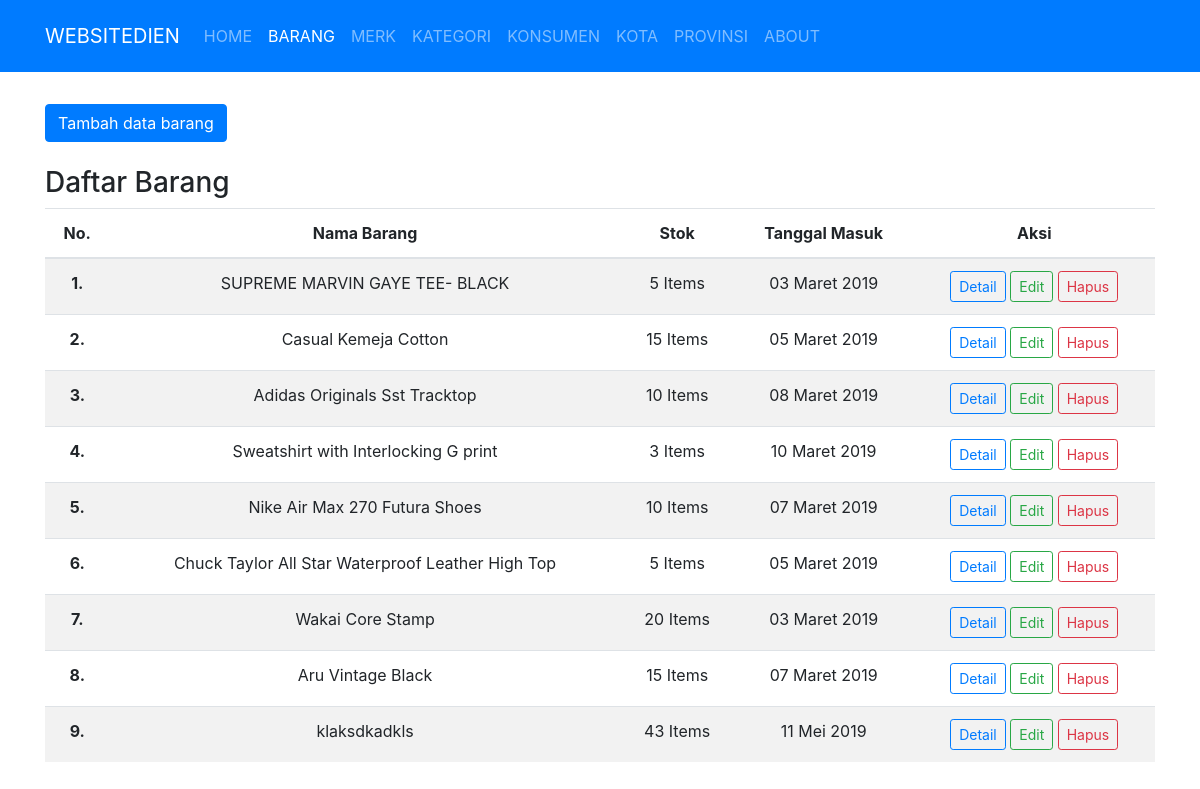
The app's page /public/barang, older data.
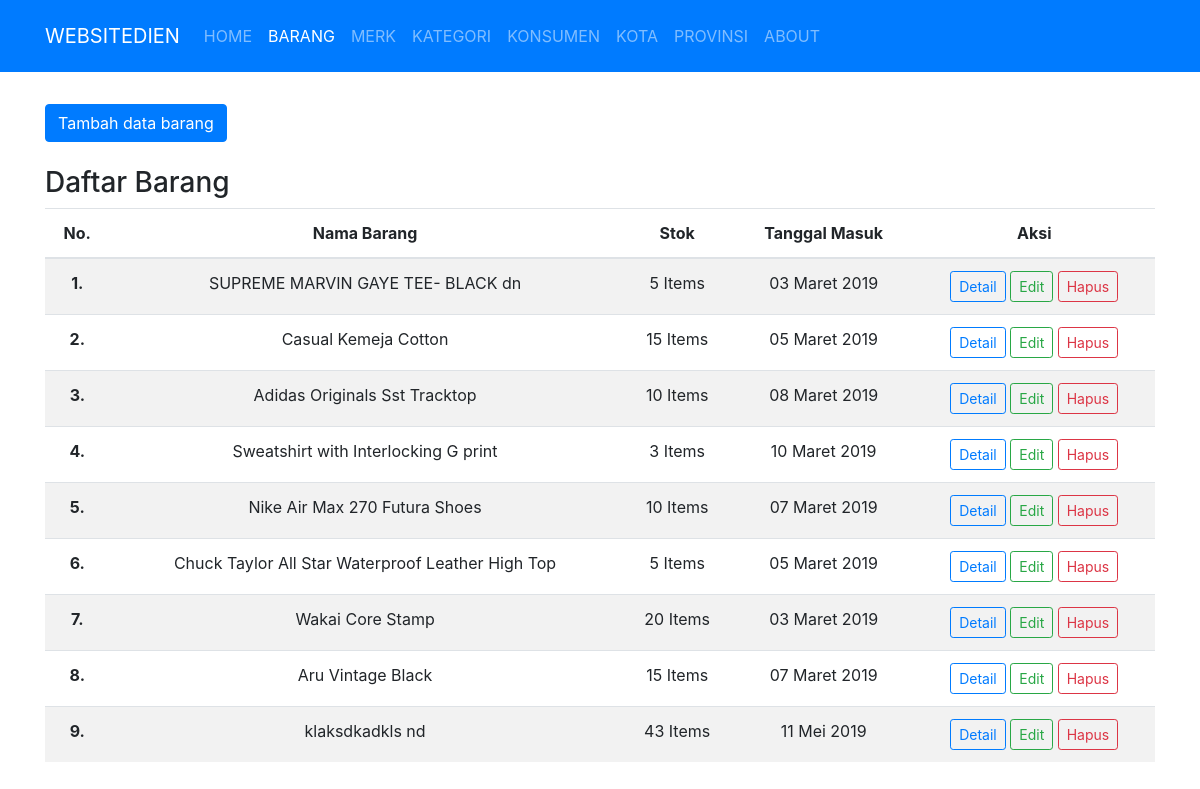
The same page, newer data.
### tables this page shows
CREATE TABLE `barang` (
  `kd_brg` int(11) NOT NULL,
  `kd_kat` varchar(5) NOT NULL,
  `nm_brg` varchar(50) NOT NULL,
  `kd_merk` int(11) NOT NULL,
  `gambar` text NOT NULL,
  `hrg_beli` double NOT NULL,
  `hrg_jual` double NOT NULL,
  `stok` int(5) NOT NULL,
  `spesifikasi` text NOT NULL,
  `ket` text NOT NULL,
  `tgl_masuk` date NOT NULL
);

### app/core/Controller.php (called while the page is built, shortened)
<?php
class Controller
{
    public function view($view, $data = [])
    {
        require_once '../app/views/' . $view . '.php';
    }
    public function model($model)
    {
        return new $model;
    }
}

### app/controllers/Barang.php (called while the page is built, shortened)
<?php
class Barang extends Controller
{
    public function index()
    {
        $data['judul'] = 'Barang';
        $data['brg'] = $this->model('Barang_model')->getAllBarang();
        $data['kat'] = $this->model('Barang_model')->getAllKategori();
        $data['merk'] = $this->model('Barang_model')->getAllMerk();
        $this->view('barang/index', $data);
    }
}

### app/core/App.php (called while the page is built, shortened)
<?php
class App
{
    protected $method = 'index';
    protected $params = [];
    public function __construct()
    {
        $this->controller = new $this->controller;
        call_user_func_array([$this->controller, $this->method], $this->params);
    }
}

### public/index.php (called while the page is built, shortened)
<?php
$app = new App;

### app/core/Database.php (called while the page is built, shortened)
<?php
class Database
{
    private $host = DB_HOST;
    private $user = DB_USER;
    private $pass = DB_PASS;
    private $db_name = DB_NAME;
    private $dbh;
    private $stmt;
    public function __construct()
    {
        $dsn = 'mysql:host=' . $this->host . ';dbname=' . $this->db_name;
        $option = [
            PDO::ATTR_PERSISTENT => true,
            PDO::ATTR_ERRMODE => PDO::ERRMODE_EXCEPTION
        ];
        try {
            $this->dbh = new PDO($dsn, $this->user, $this->pass, $option);
        } catch (PDOException $err) {
            die($err->getMessage());
        }
    }
    public function query($query)
    {
        $this->stmt = $this->dbh->prepare($query);
    }
    public function execute()
    {
        $this->stmt->execute();
    }
    public function resultSet()
    {
        $this->execute();
        return $this->stmt->fetchAll(PDO::FETCH_ASSOC);
    }
}

### app/models/Barang_model.php (called while the page is built, shortened)
<?php
class Barang_model
{
    private $table = 'barang';
    private $db;
    public function __construct()
    {
        $this->db = new Database;
    }
    public function getAllBarang()
    {
        $this->db->query('SELECT * FROM ' . $this->table);
        return $this->db->resultSet();
    }
    public function getAllKategori()
    {
        $this->db->query('SELECT * FROM kategori');
        return $this->db->resultSet();
    }
    public function getAllMerk()
    {
        $this->db->query('SELECT * FROM merk');
        return $this->db->resultSet();
    }
}

### app/views/barang/index.php (the view, shortened to what this page needs)
<div class="container mt-3">
    <div class="row mt-3">
        <div class="col-lg-12">
            <button type="button" class="btn btn-primary mb-4 tambahDataBarang" data-toggle="modal" data-target="#formModal">
                Tambah data barang
            </button>
            <h3>Daftar Barang</h3>
            <table class="table table-striped">
                <thead>
                    <tr>
                        <th scope="col">No.</th>
                        <th scope="col">Nama Barang</th>
                        <th scope="col">Stok</th>
                        <th scope="col">Tanggal Masuk</th>
                        <th scope="col">Aksi</th>
                    </tr>
                </thead>
                <tbody>
                    <?php
                    function tanggal_indo($tanggal)
                    {
                        $bulan = array(
                            1 => 'Januari',
                            'Februari',
                            'Maret',
                            'April',
                            'Mei',
                            'Juni',
                            'Juli',
                            'Agustus',
                            'September',
                            'Oktober',
                            'November',
                            'Desember'
                        );
                        $split = explode('-', $tanggal);
                        return $split[2] . ' ' . $bulan[(int)$split[1]] . ' ' . $split[0];
                    }
                    $i = 0;
                    foreach ($data['brg'] as $brg) :
                        $tanggal = $brg['tgl_masuk'];
                        ?>
                        <tr>
                            <th scope="row"><?= $i + 1 ?>.</th>
                            <td><?= $brg['nm_brg']; ?></td>
                            <td><?= $brg['stok']; ?> Items</td>
                            <td><?= tanggal_indo($tanggal); ?></td>
                            <td>
                                <a href="<?= BASEURL; ?>/barang/detail/<?= $brg['kd_brg'] ?>" class="btn btn-outline-primary btn-sm">Detail</a>
                                <a href="<?= BASEURL; ?>/barang/edit/<?= $brg['kd_brg'] ?>" class="btn btn-outline-success btn-sm editDataBarang" data-toggle="modal" data-target="#formModal" data-kd_brg="<?= $brg['kd_brg'] ?>">Edit</a>
                                <a href="<?= BASEURL; ?>/barang/hapus/<?= $brg['kd_brg'] ?>" class="btn btn-outline-danger btn-sm" onclick="return confirm('Yakin akan dihapus ?');">Hapus</a>
                            </td>
                        </tr>
                        <?php
                        $i++;
                    endforeach;
                    ?>
                </tbody>
            </table>
        </div>
    </div>
</div>

Row changes from the older to the newer data that the page shows:
changed barang: nm_brg "SUPREME MARVIN GAYE TEE- BLACK" → "SUPREME MARVIN GAYE TEE- BLACK dn"
changed barang: nm_brg "klaksdkadkls" → "klaksdkadkls nd"
